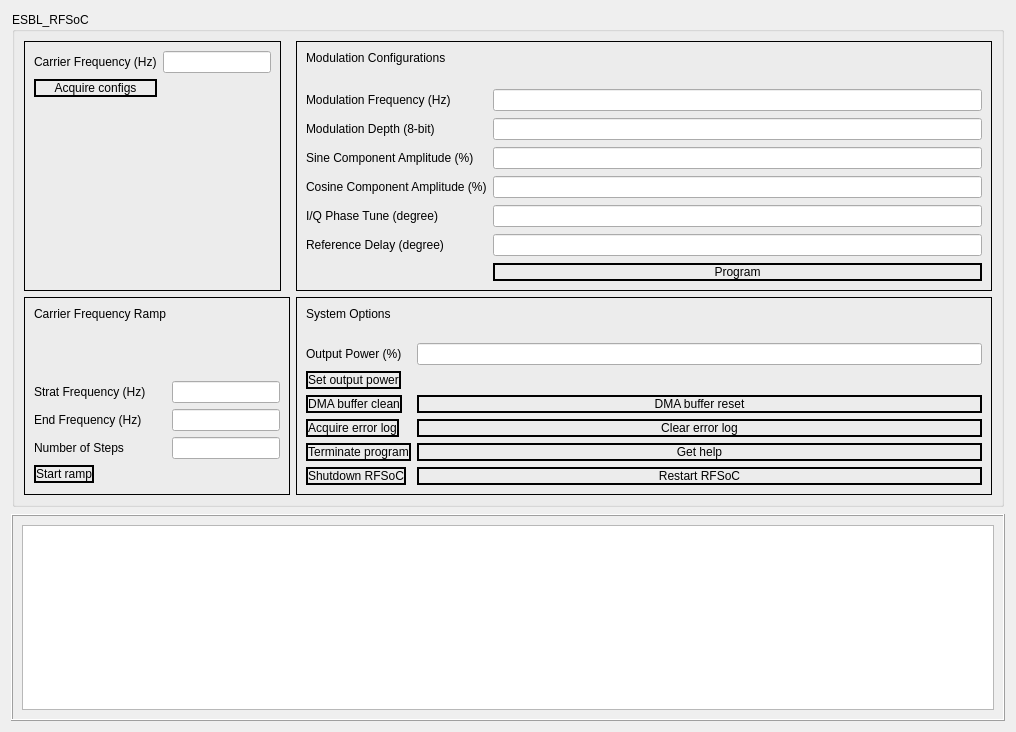
<?xml version="1.0" encoding="UTF-8"?>
<ui version="4.0">
 <class>Form</class>
 <widget class="QWidget" name="Form">
  <property name="geometry">
   <rect>
    <x>0</x>
    <y>0</y>
    <width>1016</width>
    <height>732</height>
   </rect>
  </property>
  <property name="windowTitle">
   <string>Form</string>
  </property>
  <layout class="QVBoxLayout" name="verticalLayout_2">
   <item>
    <layout class="QVBoxLayout" name="verticalLayout_3">
     <property name="spacing">
      <number>0</number>
     </property>
     <property name="leftMargin">
      <number>1</number>
     </property>
     <property name="topMargin">
      <number>1</number>
     </property>
     <property name="rightMargin">
      <number>1</number>
     </property>
     <property name="bottomMargin">
      <number>1</number>
     </property>
     <item>
      <widget class="QGroupBox" name="formGroupBox">
       <property name="sizePolicy">
        <sizepolicy hsizetype="Minimum" vsizetype="Minimum">
         <horstretch>0</horstretch>
         <verstretch>0</verstretch>
        </sizepolicy>
       </property>
       <property name="title">
        <string>ESBL_RFSoC</string>
       </property>
       <property name="flat">
        <bool>false</bool>
       </property>
       <layout class="QFormLayout" name="formLayout_4">
        <item row="0" column="0">
         <widget class="QFrame" name="frame">
          <property name="sizePolicy">
           <sizepolicy hsizetype="Expanding" vsizetype="Expanding">
            <horstretch>0</horstretch>
            <verstretch>0</verstretch>
           </sizepolicy>
          </property>
          <property name="layoutDirection">
           <enum>Qt::RightToLeft</enum>
          </property>
          <property name="frameShape">
           <enum>QFrame::Box</enum>
          </property>
          <layout class="QFormLayout" name="formLayout_5">
           <item row="1" column="1">
            <widget class="QLabel" name="FCLabel">
             <property name="layoutDirection">
              <enum>Qt::LeftToRight</enum>
             </property>
             <property name="locale">
              <locale language="Chinese" country="China"/>
             </property>
             <property name="text">
              <string>Carrier Frequency (Hz)</string>
             </property>
             <property name="alignment">
              <set>Qt::AlignLeading|Qt::AlignLeft|Qt::AlignVCenter</set>
             </property>
            </widget>
           </item>
           <item row="1" column="0">
            <widget class="QLineEdit" name="FCLineEdit">
             <property name="alignment">
              <set>Qt::AlignLeading|Qt::AlignLeft|Qt::AlignVCenter</set>
             </property>
            </widget>
           </item>
           <item row="2" column="1">
            <widget class="QPushButton" name="acquirePushButton">
             <property name="sizePolicy">
              <sizepolicy hsizetype="MinimumExpanding" vsizetype="Preferred">
               <horstretch>0</horstretch>
               <verstretch>0</verstretch>
              </sizepolicy>
             </property>
             <property name="styleSheet">
              <string notr="true">border: 2px solid</string>
             </property>
             <property name="text">
              <string>Acquire configs</string>
             </property>
            </widget>
           </item>
          </layout>
         </widget>
        </item>
        <item row="0" column="1">
         <widget class="QFrame" name="formFrame">
          <property name="sizePolicy">
           <sizepolicy hsizetype="Preferred" vsizetype="Preferred">
            <horstretch>0</horstretch>
            <verstretch>0</verstretch>
           </sizepolicy>
          </property>
          <property name="sizeIncrement">
           <size>
            <width>0</width>
            <height>0</height>
           </size>
          </property>
          <property name="autoFillBackground">
           <bool>false</bool>
          </property>
          <property name="frameShape">
           <enum>QFrame::Box</enum>
          </property>
          <property name="lineWidth">
           <number>1</number>
          </property>
          <layout class="QFormLayout" name="formLayout">
           <property name="sizeConstraint">
            <enum>QLayout::SetDefaultConstraint</enum>
           </property>
           <property name="labelAlignment">
            <set>Qt::AlignLeading|Qt::AlignLeft|Qt::AlignTop</set>
           </property>
           <property name="verticalSpacing">
            <number>7</number>
           </property>
           <item row="0" column="0">
            <widget class="QLabel" name="FrameLabel2">
             <property name="text">
              <string>Modulation Configurations</string>
             </property>
            </widget>
           </item>
           <item row="2" column="0">
            <widget class="QLabel" name="FMLabel">
             <property name="text">
              <string>Modulation Frequency (Hz)</string>
             </property>
            </widget>
           </item>
           <item row="2" column="1">
            <widget class="QLineEdit" name="FMLineEdit"/>
           </item>
           <item row="3" column="0">
            <widget class="QLabel" name="MDLabel">
             <property name="text">
              <string>Modulation Depth (8-bit)</string>
             </property>
            </widget>
           </item>
           <item row="3" column="1">
            <widget class="QLineEdit" name="MDLineEdit"/>
           </item>
           <item row="4" column="0">
            <widget class="QLabel" name="SALabel">
             <property name="text">
              <string>Sine Component Amplitude (%)</string>
             </property>
            </widget>
           </item>
           <item row="4" column="1">
            <widget class="QLineEdit" name="SALineEdit"/>
           </item>
           <item row="5" column="0">
            <widget class="QLabel" name="CALineEdit">
             <property name="text">
              <string>Cosine Component Amplitude (%)</string>
             </property>
            </widget>
           </item>
           <item row="5" column="1">
            <widget class="QLineEdit" name="CALineEdit_2">
             <property name="text">
              <string/>
             </property>
            </widget>
           </item>
           <item row="6" column="0">
            <widget class="QLabel" name="SPLabel">
             <property name="text">
              <string>I/Q Phase Tune (degree)</string>
             </property>
            </widget>
           </item>
           <item row="6" column="1">
            <widget class="QLineEdit" name="SPLineEdit"/>
           </item>
           <item row="7" column="0">
            <widget class="QLabel" name="PMLabel">
             <property name="text">
              <string>Reference Delay (degree)</string>
             </property>
            </widget>
           </item>
           <item row="7" column="1">
            <widget class="QLineEdit" name="PMLineEdit"/>
           </item>
           <item row="8" column="1">
            <widget class="QPushButton" name="configPushButton">
             <property name="sizePolicy">
              <sizepolicy hsizetype="Minimum" vsizetype="Preferred">
               <horstretch>0</horstretch>
               <verstretch>0</verstretch>
              </sizepolicy>
             </property>
             <property name="styleSheet">
              <string notr="true">border: 2px solid</string>
             </property>
             <property name="text">
              <string>Program</string>
             </property>
            </widget>
           </item>
           <item row="1" column="0">
            <spacer name="verticalSpacer">
             <property name="orientation">
              <enum>Qt::Vertical</enum>
             </property>
             <property name="sizeHint" stdset="0">
              <size>
               <width>20</width>
               <height>10</height>
              </size>
             </property>
            </spacer>
           </item>
          </layout>
         </widget>
        </item>
        <item row="3" column="0">
         <widget class="QFrame" name="frame_3">
          <property name="sizePolicy">
           <sizepolicy hsizetype="Maximum" vsizetype="Preferred">
            <horstretch>0</horstretch>
            <verstretch>0</verstretch>
           </sizepolicy>
          </property>
          <property name="frameShape">
           <enum>QFrame::Box</enum>
          </property>
          <layout class="QFormLayout" name="formLayout_3">
           <property name="formAlignment">
            <set>Qt::AlignLeading|Qt::AlignLeft|Qt::AlignTop</set>
           </property>
           <property name="bottomMargin">
            <number>11</number>
           </property>
           <item row="0" column="0">
            <widget class="QLabel" name="Frame3">
             <property name="text">
              <string>Carrier Frequency Ramp</string>
             </property>
            </widget>
           </item>
           <item row="1" column="0">
            <spacer name="verticalSpacer_3">
             <property name="orientation">
              <enum>Qt::Vertical</enum>
             </property>
             <property name="sizeHint" stdset="0">
              <size>
               <width>20</width>
               <height>10</height>
              </size>
             </property>
            </spacer>
           </item>
           <item row="2" column="0">
            <widget class="QLabel" name="rampStartLabel">
             <property name="text">
              <string>Strat Frequency (Hz)</string>
             </property>
            </widget>
           </item>
           <item row="2" column="1">
            <widget class="QLineEdit" name="rampStartLineEdit"/>
           </item>
           <item row="3" column="0">
            <widget class="QLabel" name="rampEndLabel">
             <property name="text">
              <string>End Frequency (Hz)</string>
             </property>
            </widget>
           </item>
           <item row="3" column="1">
            <widget class="QLineEdit" name="rampEndLineEdit"/>
           </item>
           <item row="4" column="0">
            <widget class="QLabel" name="rampNumLabel">
             <property name="text">
              <string>Number of Steps</string>
             </property>
            </widget>
           </item>
           <item row="4" column="1">
            <widget class="QLineEdit" name="rampNumLineEdit"/>
           </item>
           <item row="5" column="0">
            <widget class="QPushButton" name="rampPushButton">
             <property name="sizePolicy">
              <sizepolicy hsizetype="Preferred" vsizetype="Fixed">
               <horstretch>0</horstretch>
               <verstretch>0</verstretch>
              </sizepolicy>
             </property>
             <property name="styleSheet">
              <string notr="true">border: 2px solid</string>
             </property>
             <property name="text">
              <string>Start ramp</string>
             </property>
            </widget>
           </item>
          </layout>
         </widget>
        </item>
        <item row="3" column="1">
         <widget class="QFrame" name="frame_2">
          <property name="frameShape">
           <enum>QFrame::Box</enum>
          </property>
          <layout class="QFormLayout" name="formLayout_2">
           <item row="0" column="0">
            <widget class="QLabel" name="Frame4">
             <property name="text">
              <string>System Options</string>
             </property>
            </widget>
           </item>
           <item row="1" column="0">
            <spacer name="verticalSpacer_2">
             <property name="orientation">
              <enum>Qt::Vertical</enum>
             </property>
             <property name="sizeHint" stdset="0">
              <size>
               <width>20</width>
               <height>10</height>
              </size>
             </property>
            </spacer>
           </item>
           <item row="2" column="0">
            <widget class="QLabel" name="VOPLabel">
             <property name="text">
              <string>Output Power (%)</string>
             </property>
            </widget>
           </item>
           <item row="2" column="1">
            <widget class="QLineEdit" name="VOPLineEdit"/>
           </item>
           <item row="3" column="0">
            <widget class="QPushButton" name="VOPPushButton">
             <property name="styleSheet">
              <string notr="true">border: 2px solid</string>
             </property>
             <property name="text">
              <string>Set output power</string>
             </property>
            </widget>
           </item>
           <item row="4" column="0">
            <widget class="QPushButton" name="DMAClsPushButton">
             <property name="styleSheet">
              <string notr="true">border: 2px solid</string>
             </property>
             <property name="text">
              <string>DMA buffer clean</string>
             </property>
            </widget>
           </item>
           <item row="4" column="1">
            <widget class="QPushButton" name="DMAInitPushButton">
             <property name="styleSheet">
              <string notr="true">border: 2px solid</string>
             </property>
             <property name="text">
              <string>DMA buffer reset</string>
             </property>
            </widget>
           </item>
           <item row="5" column="0">
            <widget class="QPushButton" name="logGetPushButton">
             <property name="styleSheet">
              <string notr="true">border: 2px solid</string>
             </property>
             <property name="text">
              <string>Acquire error log</string>
             </property>
            </widget>
           </item>
           <item row="5" column="1">
            <widget class="QPushButton" name="logClsPushButton">
             <property name="styleSheet">
              <string notr="true">border: 2px solid</string>
             </property>
             <property name="text">
              <string>Clear error log</string>
             </property>
            </widget>
           </item>
           <item row="6" column="0">
            <widget class="QPushButton" name="endPushButton">
             <property name="styleSheet">
              <string notr="true">border: 2px solid</string>
             </property>
             <property name="text">
              <string>Terminate program</string>
             </property>
            </widget>
           </item>
           <item row="7" column="0">
            <widget class="QPushButton" name="shutdownPushButton">
             <property name="styleSheet">
              <string notr="true">border: 2px solid</string>
             </property>
             <property name="text">
              <string>Shutdown RFSoC</string>
             </property>
            </widget>
           </item>
           <item row="7" column="1">
            <widget class="QPushButton" name="rebootPushButton">
             <property name="styleSheet">
              <string notr="true">border: 2px solid</string>
             </property>
             <property name="text">
              <string>Restart RFSoC</string>
             </property>
            </widget>
           </item>
           <item row="6" column="1">
            <widget class="QPushButton" name="helpPushButton">
             <property name="styleSheet">
              <string notr="true">border: 2px solid</string>
             </property>
             <property name="text">
              <string>Get help</string>
             </property>
            </widget>
           </item>
          </layout>
         </widget>
        </item>
       </layout>
      </widget>
     </item>
    </layout>
   </item>
   <item>
    <widget class="QFrame" name="frame_4">
     <property name="frameShape">
      <enum>QFrame::Box</enum>
     </property>
     <property name="frameShadow">
      <enum>QFrame::Raised</enum>
     </property>
     <layout class="QVBoxLayout" name="verticalLayout_4">
      <item>
       <widget class="QTextBrowser" name="textBrowser"/>
      </item>
     </layout>
    </widget>
   </item>
  </layout>
 </widget>
 <resources/>
 <connections/>
</ui>
